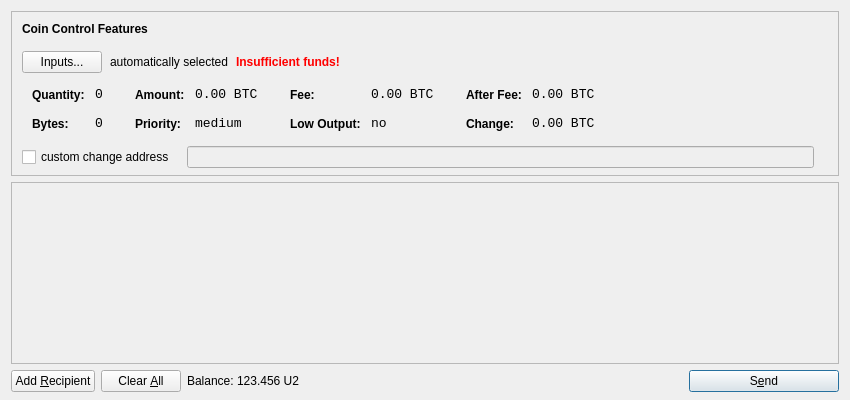
<?xml version="1.0" encoding="UTF-8"?>
<ui version="4.0">
 <class>SendCoinsDialog</class>
 <widget class="QDialog" name="SendCoinsDialog">
  <property name="geometry">
   <rect>
    <x>0</x>
    <y>0</y>
    <width>850</width>
    <height>400</height>
   </rect>
  </property>
  <property name="windowTitle">
   <string>Send Coins</string>
  </property>
  <layout class="QVBoxLayout" name="verticalLayout" stretch="0,1,0">
   <property name="bottomMargin">
    <number>8</number>
   </property>
   <item>
    <widget class="QFrame" name="frameCoinControl">
     <property name="sizePolicy">
      <sizepolicy hsizetype="Expanding" vsizetype="Expanding">
       <horstretch>0</horstretch>
       <verstretch>0</verstretch>
      </sizepolicy>
     </property>
     <property name="maximumSize">
      <size>
       <width>16777215</width>
       <height>16777215</height>
      </size>
     </property>
     <property name="frameShape">
      <enum>QFrame::StyledPanel</enum>
     </property>
     <property name="frameShadow">
      <enum>QFrame::Sunken</enum>
     </property>
     <layout class="QVBoxLayout" name="verticalLayoutCoinControl2">
      <property name="spacing">
       <number>-1</number>
      </property>
      <property name="leftMargin">
       <number>0</number>
      </property>
      <property name="topMargin">
       <number>0</number>
      </property>
      <property name="rightMargin">
       <number>0</number>
      </property>
      <property name="bottomMargin">
       <number>6</number>
      </property>
      <item>
       <layout class="QVBoxLayout" name="verticalLayoutCoinControl" stretch="0,0,0,0,1">
        <property name="spacing">
         <number>0</number>
        </property>
        <property name="leftMargin">
         <number>10</number>
        </property>
        <property name="topMargin">
         <number>10</number>
        </property>
        <item>
         <layout class="QHBoxLayout" name="horizontalLayoutCoinControl1">
          <property name="bottomMargin">
           <number>15</number>
          </property>
          <item>
           <widget class="QLabel" name="labelCoinControlFeatures">
            <property name="sizePolicy">
             <sizepolicy hsizetype="Preferred" vsizetype="Maximum">
              <horstretch>0</horstretch>
              <verstretch>0</verstretch>
             </sizepolicy>
            </property>
            <property name="font">
             <font>
              <weight>75</weight>
              <bold>true</bold>
             </font>
            </property>
            <property name="styleSheet">
             <string notr="true">font-weight:bold;</string>
            </property>
            <property name="text">
             <string>Coin Control Features</string>
            </property>
           </widget>
          </item>
         </layout>
        </item>
        <item>
         <layout class="QHBoxLayout" name="horizontalLayoutCoinControl2" stretch="0,0,0,0">
          <property name="spacing">
           <number>8</number>
          </property>
          <property name="bottomMargin">
           <number>10</number>
          </property>
          <item>
           <widget class="QPushButton" name="pushButtonCoinControl">
            <property name="styleSheet">
             <string notr="true"/>
            </property>
            <property name="text">
             <string>Inputs...</string>
            </property>
           </widget>
          </item>
          <item>
           <widget class="QLabel" name="labelCoinControlAutomaticallySelected">
            <property name="text">
             <string>automatically selected</string>
            </property>
            <property name="margin">
             <number>5</number>
            </property>
           </widget>
          </item>
          <item>
           <widget class="QLabel" name="labelCoinControlInsuffFunds">
            <property name="font">
             <font>
              <weight>75</weight>
              <bold>true</bold>
             </font>
            </property>
            <property name="styleSheet">
             <string notr="true">color:red;font-weight:bold;</string>
            </property>
            <property name="text">
             <string>Insufficient funds!</string>
            </property>
            <property name="margin">
             <number>5</number>
            </property>
           </widget>
          </item>
          <item>
           <spacer name="horizontalSpacerCoinControl">
            <property name="orientation">
             <enum>Qt::Horizontal</enum>
            </property>
            <property name="sizeHint" stdset="0">
             <size>
              <width>40</width>
              <height>1</height>
             </size>
            </property>
           </spacer>
          </item>
         </layout>
        </item>
        <item>
         <widget class="QWidget" name="widgetCoinControl" native="true">
          <property name="sizePolicy">
           <sizepolicy hsizetype="Preferred" vsizetype="Preferred">
            <horstretch>0</horstretch>
            <verstretch>0</verstretch>
           </sizepolicy>
          </property>
          <property name="minimumSize">
           <size>
            <width>0</width>
            <height>0</height>
           </size>
          </property>
          <property name="styleSheet">
           <string notr="true"/>
          </property>
          <layout class="QHBoxLayout" name="horizontalLayoutCoinControl5">
           <property name="margin">
            <number>0</number>
           </property>
           <item>
            <layout class="QHBoxLayout" name="horizontalLayoutCoinControl3" stretch="0,0,0,1">
             <property name="spacing">
              <number>20</number>
             </property>
             <property name="topMargin">
              <number>0</number>
             </property>
             <property name="bottomMargin">
              <number>10</number>
             </property>
             <item>
              <layout class="QFormLayout" name="formLayoutCoinControl1">
               <property name="horizontalSpacing">
                <number>10</number>
               </property>
               <property name="verticalSpacing">
                <number>14</number>
               </property>
               <property name="leftMargin">
                <number>10</number>
               </property>
               <property name="topMargin">
                <number>4</number>
               </property>
               <property name="rightMargin">
                <number>6</number>
               </property>
               <item row="0" column="0">
                <widget class="QLabel" name="labelCoinControlQuantityText">
                 <property name="styleSheet">
                  <string notr="true">font-weight:bold;</string>
                 </property>
                 <property name="text">
                  <string>Quantity:</string>
                 </property>
                 <property name="margin">
                  <number>0</number>
                 </property>
                </widget>
               </item>
               <item row="0" column="1">
                <widget class="QLabel" name="labelCoinControlQuantity">
                 <property name="font">
                  <font>
                   <family>Monospace</family>
                   <pointsize>10</pointsize>
                  </font>
                 </property>
                 <property name="cursor">
                  <cursorShape>IBeamCursor</cursorShape>
                 </property>
                 <property name="contextMenuPolicy">
                  <enum>Qt::ActionsContextMenu</enum>
                 </property>
                 <property name="text">
                  <string notr="true">0</string>
                 </property>
                 <property name="margin">
                  <number>0</number>
                 </property>
                 <property name="textInteractionFlags">
                  <set>Qt::LinksAccessibleByMouse|Qt::TextSelectableByKeyboard|Qt::TextSelectableByMouse</set>
                 </property>
                </widget>
               </item>
               <item row="1" column="0">
                <widget class="QLabel" name="labelCoinControlBytesText">
                 <property name="styleSheet">
                  <string notr="true">font-weight:bold;</string>
                 </property>
                 <property name="text">
                  <string>Bytes:</string>
                 </property>
                </widget>
               </item>
               <item row="1" column="1">
                <widget class="QLabel" name="labelCoinControlBytes">
                 <property name="font">
                  <font>
                   <family>Monospace</family>
                   <pointsize>10</pointsize>
                  </font>
                 </property>
                 <property name="cursor">
                  <cursorShape>IBeamCursor</cursorShape>
                 </property>
                 <property name="contextMenuPolicy">
                  <enum>Qt::ActionsContextMenu</enum>
                 </property>
                 <property name="text">
                  <string notr="true">0</string>
                 </property>
                 <property name="textInteractionFlags">
                  <set>Qt::LinksAccessibleByMouse|Qt::TextSelectableByKeyboard|Qt::TextSelectableByMouse</set>
                 </property>
                </widget>
               </item>
              </layout>
             </item>
             <item>
              <layout class="QFormLayout" name="formLayoutCoinControl2">
               <property name="horizontalSpacing">
                <number>10</number>
               </property>
               <property name="verticalSpacing">
                <number>14</number>
               </property>
               <property name="leftMargin">
                <number>6</number>
               </property>
               <property name="topMargin">
                <number>4</number>
               </property>
               <property name="rightMargin">
                <number>6</number>
               </property>
               <item row="0" column="0">
                <widget class="QLabel" name="labelCoinControlAmountText">
                 <property name="styleSheet">
                  <string notr="true">font-weight:bold;</string>
                 </property>
                 <property name="text">
                  <string>Amount:</string>
                 </property>
                 <property name="margin">
                  <number>0</number>
                 </property>
                </widget>
               </item>
               <item row="0" column="1">
                <widget class="QLabel" name="labelCoinControlAmount">
                 <property name="font">
                  <font>
                   <family>Monospace</family>
                   <pointsize>10</pointsize>
                  </font>
                 </property>
                 <property name="cursor">
                  <cursorShape>IBeamCursor</cursorShape>
                 </property>
                 <property name="contextMenuPolicy">
                  <enum>Qt::ActionsContextMenu</enum>
                 </property>
                 <property name="text">
                  <string notr="true">0.00 BTC</string>
                 </property>
                 <property name="textInteractionFlags">
                  <set>Qt::LinksAccessibleByMouse|Qt::TextSelectableByKeyboard|Qt::TextSelectableByMouse</set>
                 </property>
                </widget>
               </item>
               <item row="1" column="0">
                <widget class="QLabel" name="labelCoinControlPriorityText">
                 <property name="styleSheet">
                  <string notr="true">font-weight:bold;</string>
                 </property>
                 <property name="text">
                  <string>Priority:</string>
                 </property>
                </widget>
               </item>
               <item row="1" column="1">
                <widget class="QLabel" name="labelCoinControlPriority">
                 <property name="font">
                  <font>
                   <family>Monospace</family>
                   <pointsize>10</pointsize>
                  </font>
                 </property>
                 <property name="cursor">
                  <cursorShape>IBeamCursor</cursorShape>
                 </property>
                 <property name="contextMenuPolicy">
                  <enum>Qt::ActionsContextMenu</enum>
                 </property>
                 <property name="text">
                  <string>medium</string>
                 </property>
                 <property name="textInteractionFlags">
                  <set>Qt::LinksAccessibleByMouse|Qt::TextSelectableByKeyboard|Qt::TextSelectableByMouse</set>
                 </property>
                </widget>
               </item>
              </layout>
             </item>
             <item>
              <layout class="QFormLayout" name="formLayoutCoinControl3">
               <property name="horizontalSpacing">
                <number>10</number>
               </property>
               <property name="verticalSpacing">
                <number>14</number>
               </property>
               <property name="leftMargin">
                <number>6</number>
               </property>
               <property name="topMargin">
                <number>4</number>
               </property>
               <property name="rightMargin">
                <number>6</number>
               </property>
               <item row="0" column="0">
                <widget class="QLabel" name="labelCoinControlFeeText">
                 <property name="styleSheet">
                  <string notr="true">font-weight:bold;</string>
                 </property>
                 <property name="text">
                  <string>Fee:</string>
                 </property>
                 <property name="margin">
                  <number>0</number>
                 </property>
                </widget>
               </item>
               <item row="0" column="1">
                <widget class="QLabel" name="labelCoinControlFee">
                 <property name="font">
                  <font>
                   <family>Monospace</family>
                   <pointsize>10</pointsize>
                  </font>
                 </property>
                 <property name="cursor">
                  <cursorShape>IBeamCursor</cursorShape>
                 </property>
                 <property name="contextMenuPolicy">
                  <enum>Qt::ActionsContextMenu</enum>
                 </property>
                 <property name="text">
                  <string notr="true">0.00 BTC</string>
                 </property>
                 <property name="textInteractionFlags">
                  <set>Qt::LinksAccessibleByMouse|Qt::TextSelectableByKeyboard|Qt::TextSelectableByMouse</set>
                 </property>
                </widget>
               </item>
               <item row="1" column="0">
                <widget class="QLabel" name="labelCoinControlLowOutputText">
                 <property name="styleSheet">
                  <string notr="true">font-weight:bold;</string>
                 </property>
                 <property name="text">
                  <string>Low Output:</string>
                 </property>
                </widget>
               </item>
               <item row="1" column="1">
                <widget class="QLabel" name="labelCoinControlLowOutput">
                 <property name="font">
                  <font>
                   <family>Monospace</family>
                   <pointsize>10</pointsize>
                  </font>
                 </property>
                 <property name="cursor">
                  <cursorShape>IBeamCursor</cursorShape>
                 </property>
                 <property name="contextMenuPolicy">
                  <enum>Qt::ActionsContextMenu</enum>
                 </property>
                 <property name="text">
                  <string>no</string>
                 </property>
                 <property name="textInteractionFlags">
                  <set>Qt::LinksAccessibleByMouse|Qt::TextSelectableByKeyboard|Qt::TextSelectableByMouse</set>
                 </property>
                </widget>
               </item>
              </layout>
             </item>
             <item>
              <layout class="QFormLayout" name="formLayoutCoinControl4">
               <property name="horizontalSpacing">
                <number>10</number>
               </property>
               <property name="verticalSpacing">
                <number>14</number>
               </property>
               <property name="leftMargin">
                <number>6</number>
               </property>
               <property name="topMargin">
                <number>4</number>
               </property>
               <property name="rightMargin">
                <number>6</number>
               </property>
               <item row="0" column="0">
                <widget class="QLabel" name="labelCoinControlAfterFeeText">
                 <property name="styleSheet">
                  <string notr="true">font-weight:bold;</string>
                 </property>
                 <property name="text">
                  <string>After Fee:</string>
                 </property>
                 <property name="margin">
                  <number>0</number>
                 </property>
                </widget>
               </item>
               <item row="0" column="1">
                <widget class="QLabel" name="labelCoinControlAfterFee">
                 <property name="font">
                  <font>
                   <family>Monospace</family>
                   <pointsize>10</pointsize>
                  </font>
                 </property>
                 <property name="cursor">
                  <cursorShape>IBeamCursor</cursorShape>
                 </property>
                 <property name="contextMenuPolicy">
                  <enum>Qt::ActionsContextMenu</enum>
                 </property>
                 <property name="text">
                  <string notr="true">0.00 BTC</string>
                 </property>
                 <property name="textInteractionFlags">
                  <set>Qt::LinksAccessibleByMouse|Qt::TextSelectableByKeyboard|Qt::TextSelectableByMouse</set>
                 </property>
                </widget>
               </item>
               <item row="1" column="0">
                <widget class="QLabel" name="labelCoinControlChangeText">
                 <property name="styleSheet">
                  <string notr="true">font-weight:bold;</string>
                 </property>
                 <property name="text">
                  <string>Change:</string>
                 </property>
                </widget>
               </item>
               <item row="1" column="1">
                <widget class="QLabel" name="labelCoinControlChange">
                 <property name="font">
                  <font>
                   <family>Monospace</family>
                   <pointsize>10</pointsize>
                  </font>
                 </property>
                 <property name="cursor">
                  <cursorShape>IBeamCursor</cursorShape>
                 </property>
                 <property name="contextMenuPolicy">
                  <enum>Qt::ActionsContextMenu</enum>
                 </property>
                 <property name="text">
                  <string notr="true">0.00 BTC</string>
                 </property>
                 <property name="textInteractionFlags">
                  <set>Qt::LinksAccessibleByMouse|Qt::TextSelectableByKeyboard|Qt::TextSelectableByMouse</set>
                 </property>
                </widget>
               </item>
              </layout>
             </item>
            </layout>
           </item>
          </layout>
         </widget>
        </item>
        <item>
         <layout class="QHBoxLayout" name="horizontalLayoutCoinControl4" stretch="0,0,0">
          <property name="spacing">
           <number>12</number>
          </property>
          <property name="sizeConstraint">
           <enum>QLayout::SetDefaultConstraint</enum>
          </property>
          <property name="topMargin">
           <number>5</number>
          </property>
          <property name="rightMargin">
           <number>5</number>
          </property>
          <item>
           <widget class="QCheckBox" name="checkBoxCoinControlChange">
            <property name="text">
             <string>custom change address</string>
            </property>
           </widget>
          </item>
          <item>
           <widget class="QLineEdit" name="lineEditCoinControlChange">
            <property name="enabled">
             <bool>false</bool>
            </property>
            <property name="sizePolicy">
             <sizepolicy hsizetype="Expanding" vsizetype="Fixed">
              <horstretch>0</horstretch>
              <verstretch>0</verstretch>
             </sizepolicy>
            </property>
           </widget>
          </item>
          <item>
           <widget class="QLabel" name="labelCoinControlChangeLabel">
            <property name="sizePolicy">
             <sizepolicy hsizetype="Preferred" vsizetype="Expanding">
              <horstretch>0</horstretch>
              <verstretch>0</verstretch>
             </sizepolicy>
            </property>
            <property name="minimumSize">
             <size>
              <width>0</width>
              <height>0</height>
             </size>
            </property>
            <property name="text">
             <string/>
            </property>
            <property name="margin">
             <number>3</number>
            </property>
           </widget>
          </item>
         </layout>
        </item>
        <item>
         <spacer name="verticalSpacerCoinControl">
          <property name="orientation">
           <enum>Qt::Vertical</enum>
          </property>
          <property name="sizeHint" stdset="0">
           <size>
            <width>800</width>
            <height>1</height>
           </size>
          </property>
         </spacer>
        </item>
       </layout>
      </item>
     </layout>
    </widget>
   </item>
   <item>
    <widget class="QScrollArea" name="scrollArea">
     <property name="widgetResizable">
      <bool>true</bool>
     </property>
     <widget class="QWidget" name="scrollAreaWidgetContents">
      <property name="geometry">
       <rect>
        <x>0</x>
        <y>0</y>
        <width>830</width>
        <height>165</height>
       </rect>
      </property>
      <layout class="QVBoxLayout" name="verticalLayout_2">
       <property name="margin">
        <number>0</number>
       </property>
       <item>
        <layout class="QVBoxLayout" name="entries">
         <property name="spacing">
          <number>6</number>
         </property>
        </layout>
       </item>
       <item>
        <spacer name="verticalSpacer">
         <property name="orientation">
          <enum>Qt::Vertical</enum>
         </property>
         <property name="sizeHint" stdset="0">
          <size>
           <width>20</width>
           <height>40</height>
          </size>
         </property>
        </spacer>
       </item>
      </layout>
     </widget>
    </widget>
   </item>
   <item>
    <layout class="QHBoxLayout" name="horizontalLayout">
     <item>
      <widget class="QPushButton" name="addButton">
       <property name="toolTip">
        <string>Send to multiple recipients at once</string>
       </property>
       <property name="text">
        <string>Add &amp;Recipient</string>
       </property>
       <property name="icon">
        <iconset resource="../bitcoin.qrc">
         <normaloff>:/icons/add</normaloff>:/icons/add</iconset>
       </property>
       <property name="autoDefault">
        <bool>false</bool>
       </property>
      </widget>
     </item>
     <item>
      <widget class="QPushButton" name="clearButton">
       <property name="sizePolicy">
        <sizepolicy hsizetype="Minimum" vsizetype="Fixed">
         <horstretch>0</horstretch>
         <verstretch>0</verstretch>
        </sizepolicy>
       </property>
       <property name="toolTip">
        <string>Remove all transaction fields</string>
       </property>
       <property name="text">
        <string>Clear &amp;All</string>
       </property>
       <property name="icon">
        <iconset resource="../bitcoin.qrc">
         <normaloff>:/icons/remove</normaloff>:/icons/remove</iconset>
       </property>
       <property name="autoRepeatDelay">
        <number>300</number>
       </property>
       <property name="autoDefault">
        <bool>false</bool>
       </property>
      </widget>
     </item>
     <item>
      <layout class="QHBoxLayout" name="horizontalLayout_2">
       <property name="spacing">
        <number>3</number>
       </property>
       <item>
        <widget class="QLabel" name="label">
         <property name="text">
          <string>Balance:</string>
         </property>
        </widget>
       </item>
       <item>
        <widget class="QLabel" name="labelBalance">
         <property name="cursor">
          <cursorShape>IBeamCursor</cursorShape>
         </property>
         <property name="text">
          <string>123.456 U2</string>
         </property>
         <property name="textInteractionFlags">
          <set>Qt::LinksAccessibleByMouse|Qt::TextSelectableByKeyboard|Qt::TextSelectableByMouse</set>
         </property>
        </widget>
       </item>
      </layout>
     </item>
     <item>
      <spacer name="horizontalSpacer">
       <property name="orientation">
        <enum>Qt::Horizontal</enum>
       </property>
       <property name="sizeHint" stdset="0">
        <size>
         <width>40</width>
         <height>20</height>
        </size>
       </property>
      </spacer>
     </item>
     <item>
      <widget class="QPushButton" name="sendButton">
       <property name="minimumSize">
        <size>
         <width>150</width>
         <height>0</height>
        </size>
       </property>
       <property name="toolTip">
        <string>Confirm the send action</string>
       </property>
       <property name="text">
        <string>S&amp;end</string>
       </property>
       <property name="icon">
        <iconset resource="../bitcoin.qrc">
         <normaloff>:/icons/send</normaloff>:/icons/send</iconset>
       </property>
       <property name="default">
        <bool>true</bool>
       </property>
      </widget>
     </item>
    </layout>
   </item>
  </layout>
 </widget>
 <resources>
  <include location="../bitcoin.qrc"/>
 </resources>
 <connections/>
</ui>
